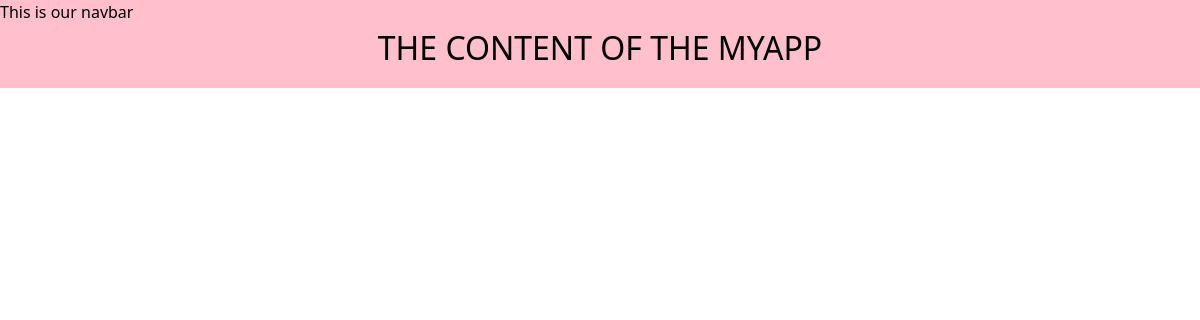
Page /myApp/ on the earlier database version.
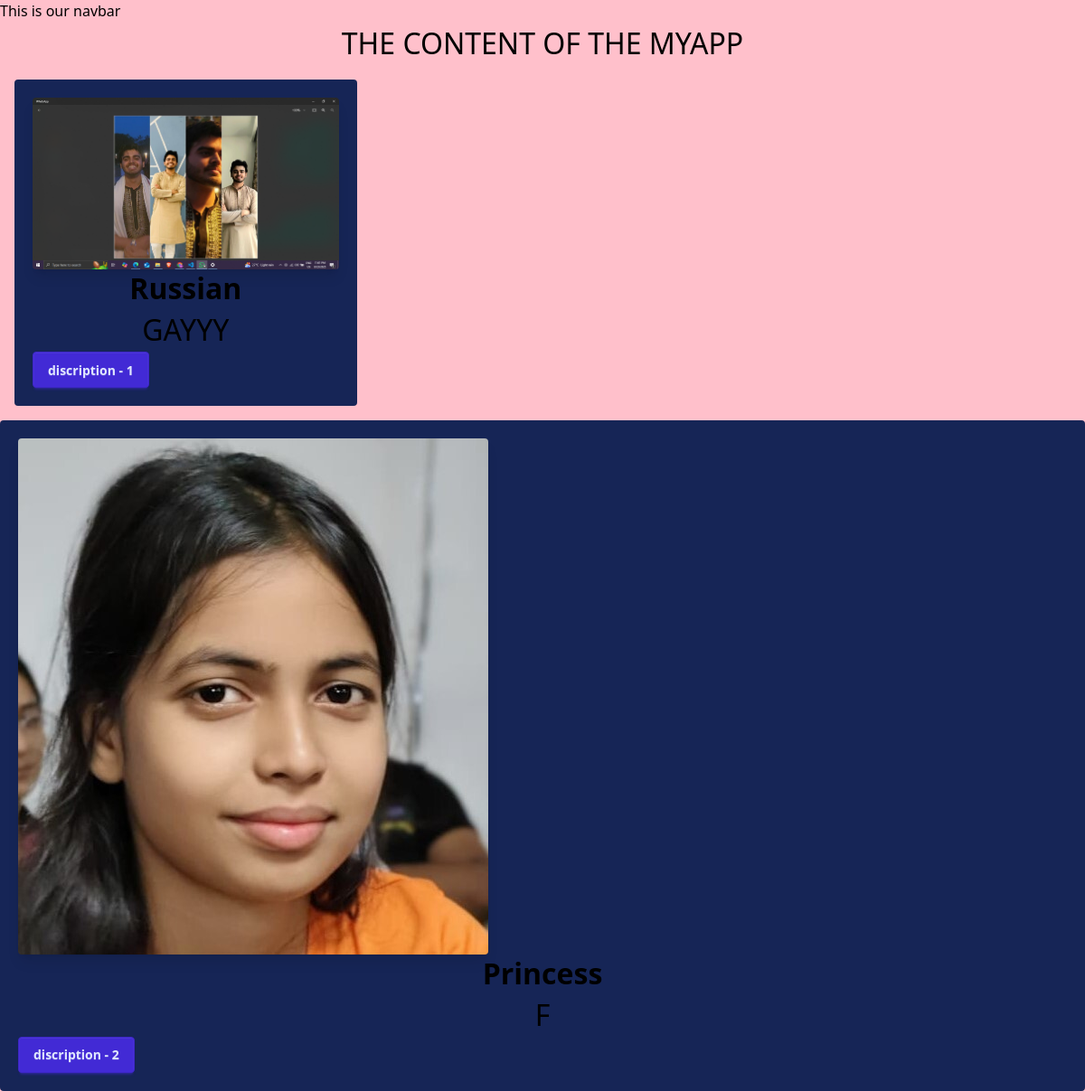
Same page on the later database version.
### myApp/models.py (models this page shows, shortened)
class myUsers(models.Model):
    name = models.CharField(max_length=100)
    image = models.ImageField(upload_to='UserImages/') #you need to tell that where means in which folder you wanna upload or store your images to And pillow is needed to upload the image and also you need to tell the settings.py that yes we have images so it needs to know as well
    date_added = models.DateTimeField(max_length=500, default=timezone.now)
    GENDER = [
        ('M', 'MALE'), #tuples because we want it to be immutable
        ('F', 'FEMALE'),
        ('GAYYY', 'GAY')
    ]
    gender = models.CharField(max_length=5, choices=GENDER)
    discription = models.CharField(default='')

### myApp/views.py (the view)
# urls.py: path('', views.all_myApp, name = 'myApp_home'),
def all_myApp(request):
    users = myUsers.objects.all
    return render(request, 'myApp/all_myApp.html', {'users':users})

### myApp/templates/myApp/all_myApp.html (shortened to what this page needs)
{% extends "layout.html" %}
{% block content %}
<h1>THE CONTENT OF THE MYAPP</h1>
<div class = "grid grid-cols-3 gap-4 m-4">
    {% for user in users %}
        <div class="bg-blue-950 p-5 rounded">
            <img class="rounded shadow-lg" src="{{user.image.url}}" alt=""> {% comment %} you need to write url for image everytime because it  {% endcomment %}
            <h1 class = "text-2xl font-bold" >{{user.name}}</h1>
            <h1>{{user.gender}}</h1>
            <a href="{% url 'user_discription' user.id %}">
                <button class="btn btn-primary">
                    discription - {{user.id}}
                </button>
            </a>
        </div>
</div>
    {% endfor %}
</div>
{% endblock  %}

### templates/layout.html (shortened to what this page needs)
{% load static tailwind_tags %}
<!DOCTYPE html>
<html lang="en">
<head>
    <link rel="stylesheet" href={% static "style.css" %}>
    {% tailwind_css %}
</head>
<body>
    <nav>This is our navbar</nav>
    {% block content %}{% endblock  %}
</body>
</html>

### static/style.css (style rules this page uses)
body { background-color: pink; color: black; }
h1 { text-align: center; font-size: 2em; }

Differences in the rows shown:
added myUsers: image (picture), name "Russian", gender "GAYYY", id "1"
added myUsers: image (picture), name "Princess", gender "F", id "2"
